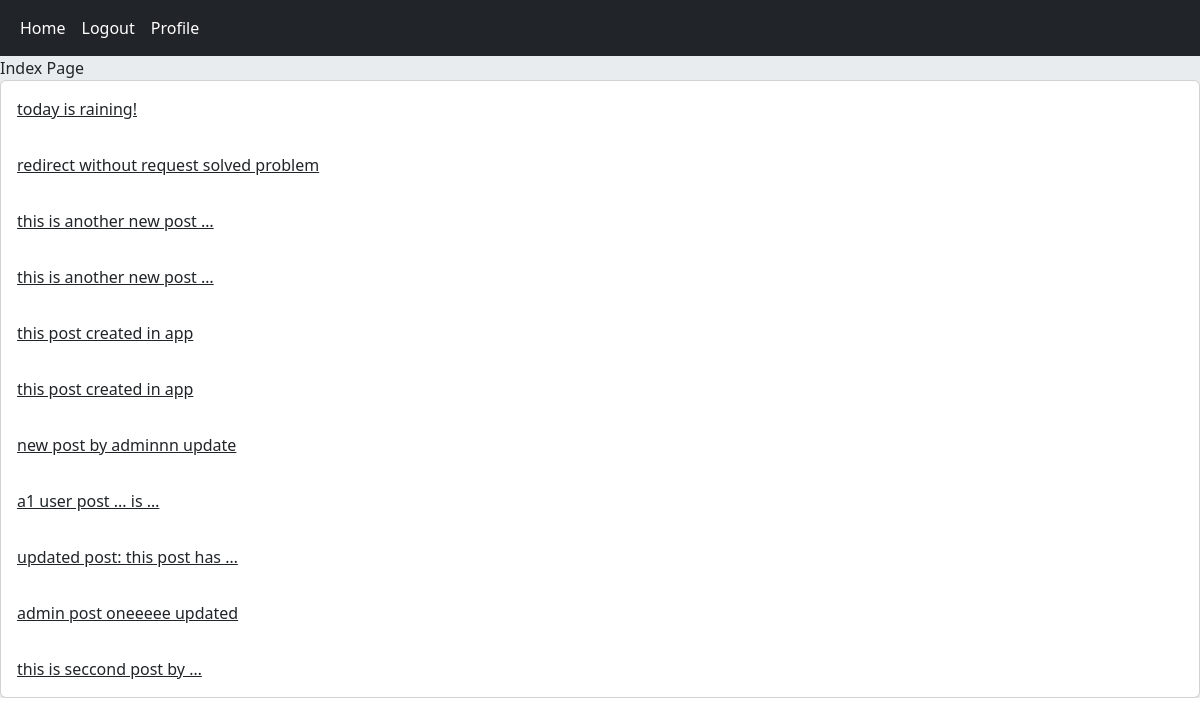
Screenshot of / (signed in) with the database file from the repository.
### home/models.py (models this page shows, shortened)
class Post(models.Model):
    user    = models.ForeignKey(User, on_delete=models.CASCADE)
    body    = models.TextField()
    slug    = models.SlugField()
    created = models.DateTimeField(auto_now_add=True)
    updated = models.DateTimeField(auto_now=True)
    class Meta:
        ordering = ('-created','-body')
    def get_absolute_url(self):
        return reverse("home:post_details", args=(self.id, self.slug))

### home/views.py (the view)
# urls.py: path(''                                     , views.HomeView.as_view()      , name='home'),
class HomeView(View):
    def get(self, request):
        posts = Post.objects.all()
        return render(request, 'home/index.html', {'posts':posts})

### home/templates/home/index.html (shortened to what this page needs)
{% extends 'base.html' %}
{% block content %}
    Index Page
    <div class="card">
        {% for post in posts %}
            <a href="{{post.get_absolute_url}}" class="card-body">{{post.body |  truncatewords:5}} </a>
        {% endfor %}
    </div>
{% endblock %}

### rows the page displays
Post: body "today is raining!"
Post: body "redirect without request solved problem"
Post: body "this is another new post …"
Post: body "this is another new post …"
Post: body "this post created in app"
Post: body "this post created in app"
Post: body "new post by adminnn update"
Post: body "a1 user post ... is …"
Post: body "updated post: this post has …"
Post: body "admin post oneeeee updated"
Post: body "this is seccond post by …"
